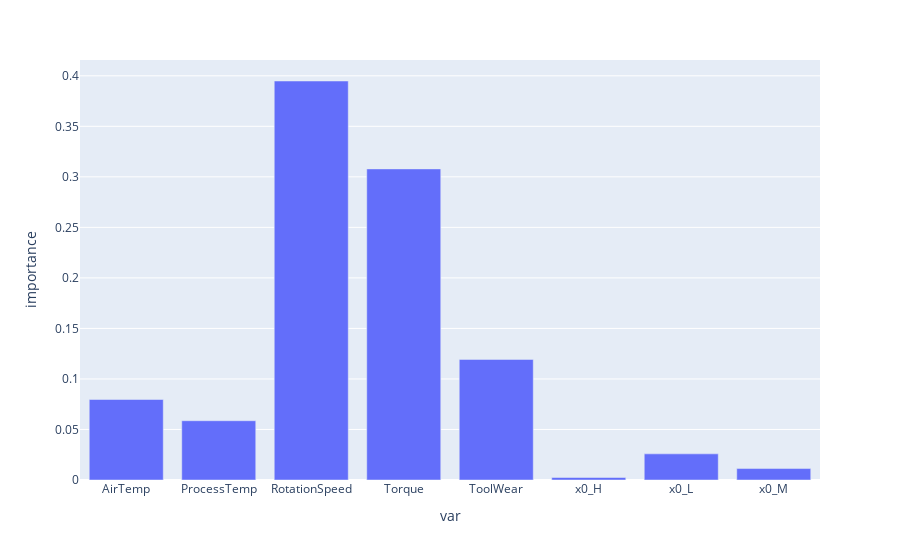

The notebook cell this image was saved under:
### Markdown cell above
Feature importance

### Code cell
px.bar(importance,x="var",y="importance")

### Figure 1 — Plotly figure (JSON) as saved in the notebook; plotly's stock layout.template omitted (floating-point values rounded to 4 significant figures)
{"data": [{"alignmentgroup": "True", "hovertemplate": "var=%{x}<br>importance=%{y}<extra></extra>", "legendgroup": "", "marker": {"color": "#636efa", "pattern": {"shape": ""}}, "name": "", "offsetgroup": "", "orientation": "v", "showlegend": false, "textposition": "auto", "type": "bar", "x": ["AirTemp", "ProcessTemp", "RotationSpeed", "Torque", "ToolWear", "x0_H", "x0_L", "x0_M"], "xaxis": "x", "y": [0.07965, 0.05866, 0.3948, 0.3079, 0.1193, 0.002473, 0.02587, 0.01132], "yaxis": "y"}], "layout": {"autosize": true, "barmode": "relative", "legend": {"tracegroupgap": 0}, "margin": {"t": 60}, "xaxis": {"anchor": "y", "autorange": true, "domain": [0, 1], "range": [-0.5, 7.5], "title": {"text": "var"}, "type": "category"}, "yaxis": {"anchor": "x", "autorange": true, "domain": [0, 1], "range": [0, 0.4156], "title": {"text": "importance"}, "type": "linear"}}}
